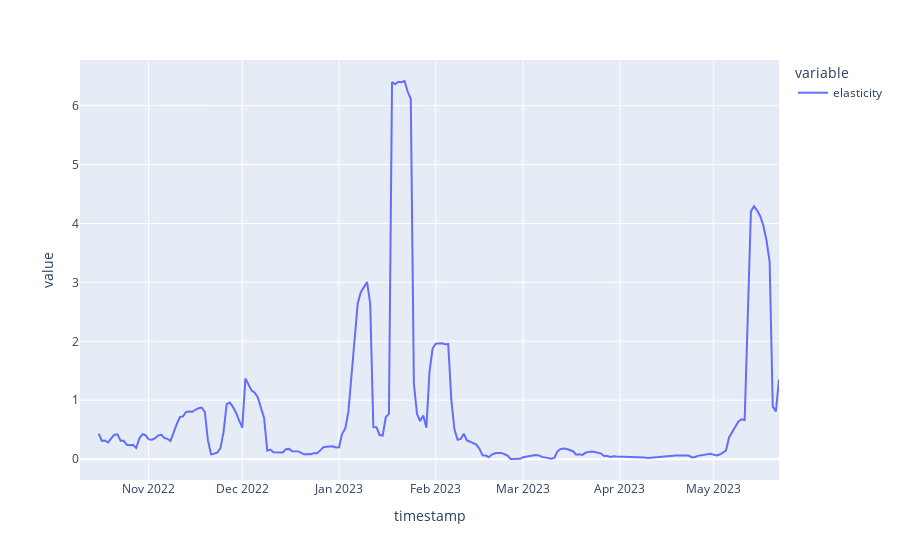

The notebook cell saved with this chart:
### Code cell
px.line(limited_df['elasticity'].rolling(7).std())

### Figure 1 — Plotly figure (JSON) as saved in the notebook; plotly's stock layout.template omitted (floating-point values rounded to 4 significant figures; data arrays with more than 128 entries replaced by an {"elided": "..."} marker saying what was removed)
{"data": [{"hovertemplate": "variable=elasticity<br>timestamp=%{x}<br>value=%{y}<extra></extra>", "legendgroup": "elasticity", "line": {"color": "#636efa", "dash": "solid"}, "marker": {"symbol": "circle"}, "mode": "lines", "name": "elasticity", "orientation": "v", "showlegend": true, "type": "scatter", "x": {"elided": "223 str values"}, "xaxis": "x", "y": {"elided": "223 float values"}, "yaxis": "y"}], "layout": {"legend": {"title": {"text": "variable"}, "tracegroupgap": 0}, "margin": {"t": 60}, "xaxis": {"anchor": "y", "domain": [0, 1], "title": {"text": "timestamp"}}, "yaxis": {"anchor": "x", "domain": [0, 1], "title": {"text": "value"}}}}
